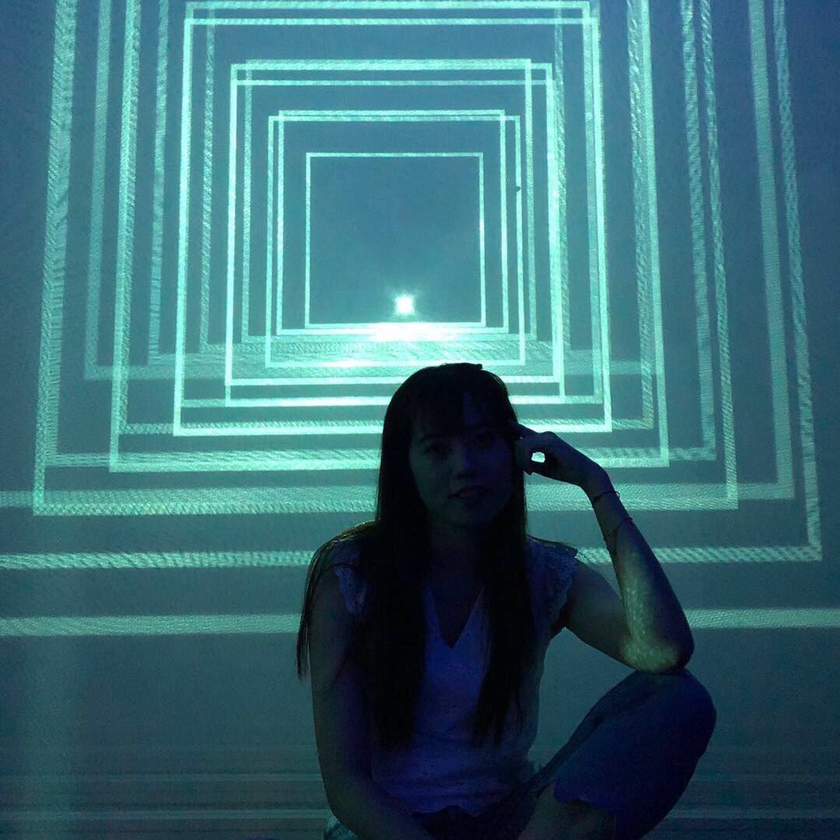
#> input picture ImageEqualization/data/webgirl.png, 840 x 840 px, shrunk from 1080 x 1080 before the run
$ python yhf_gamma_correction.py
#> lines starting #> are read from the running program, lines starting #| are printed output that depends on the picture
import numpy as np
import cv2

def adjust_gamma(image, gamma=1.0):
    # build a lookup table mapping the pixel values [0, 255] to
    # their adjusted gamma values
    invGamma = 1.0 / gamma
    table = np.array([((i / 255.0) ** invGamma) * 255
                      for i in np.arange(0, 256)]).astype("uint8")

    # apply gamma correction using the lookup table
    return cv2.LUT(image, table)

# load the original image
original = cv2.imread('./data/webgirl.png')
#> original is the input picture: shape (840, 840, 3); mean B, G, R 118.2, 108.7, 58.7
image_stack = []
for gamma in np.arange(0.5, 4, 0.5):
    adjusted = adjust_gamma(original, gamma=gamma)
    cv2.imwrite('./data_gamma/webgirl_{}.jpg'.format(gamma), adjusted)
    cv2.putText(adjusted, "g={}".format(gamma), (10, 30),
                cv2.FONT_HERSHEY_SIMPLEX, 0.8, (0, 0, 255), 3)
    if len(image_stack)>0:
        image_stack = np.hstack([image_stack, adjusted])
    else:
        image_stack = adjusted
#> this loop made 7 passes
#> pass 1, `adjusted = adjust_gamma(original, gamma=gamma)`:
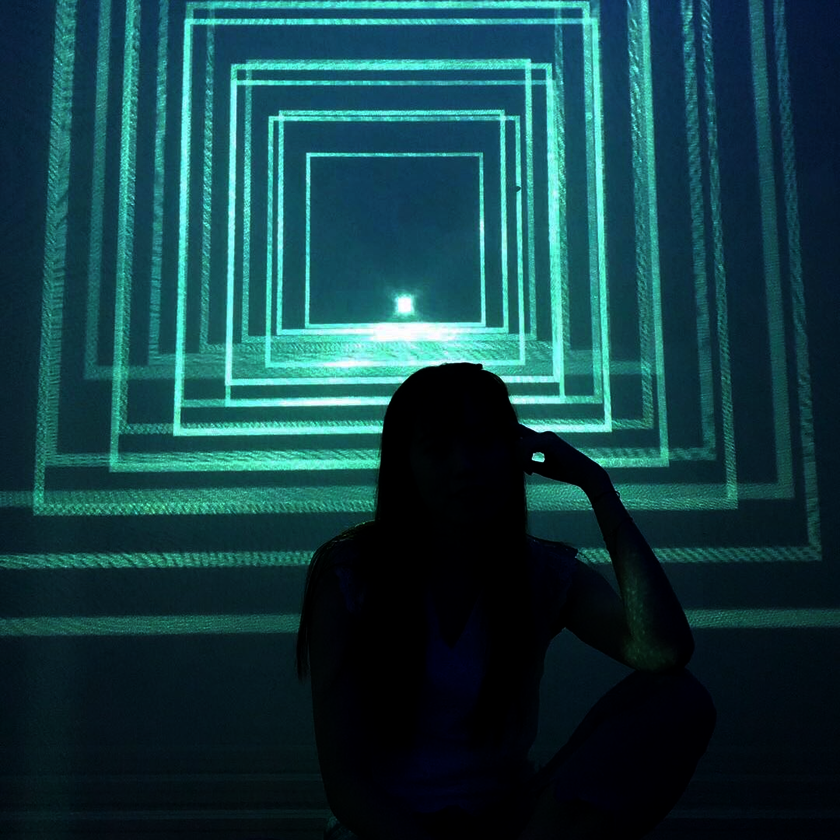
#> adjusted: shape (840, 840, 3); mean B, G, R 67.9, 62.5, 19.8
#> pass 2, `image_stack = np.hstack([image_stack, adjusted])`:
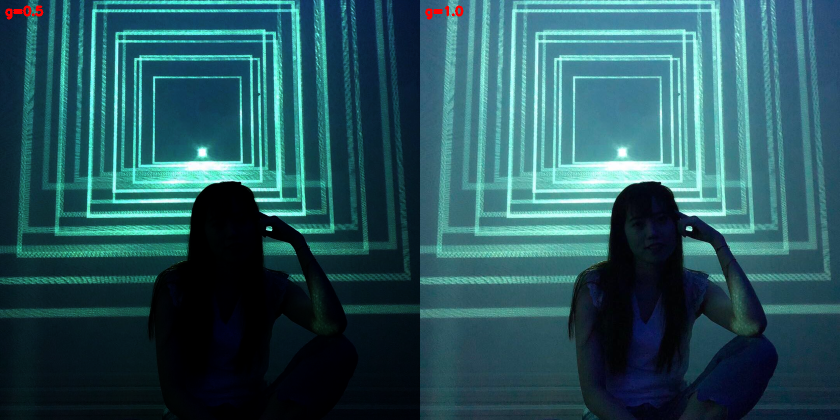
#> image_stack: shape (840, 1680, 3) (shown at 1/2 size); mean B, G, R 92.9, 85.5, 39.5
#> pass 3, `adjusted = adjust_gamma(original, gamma=gamma)`:
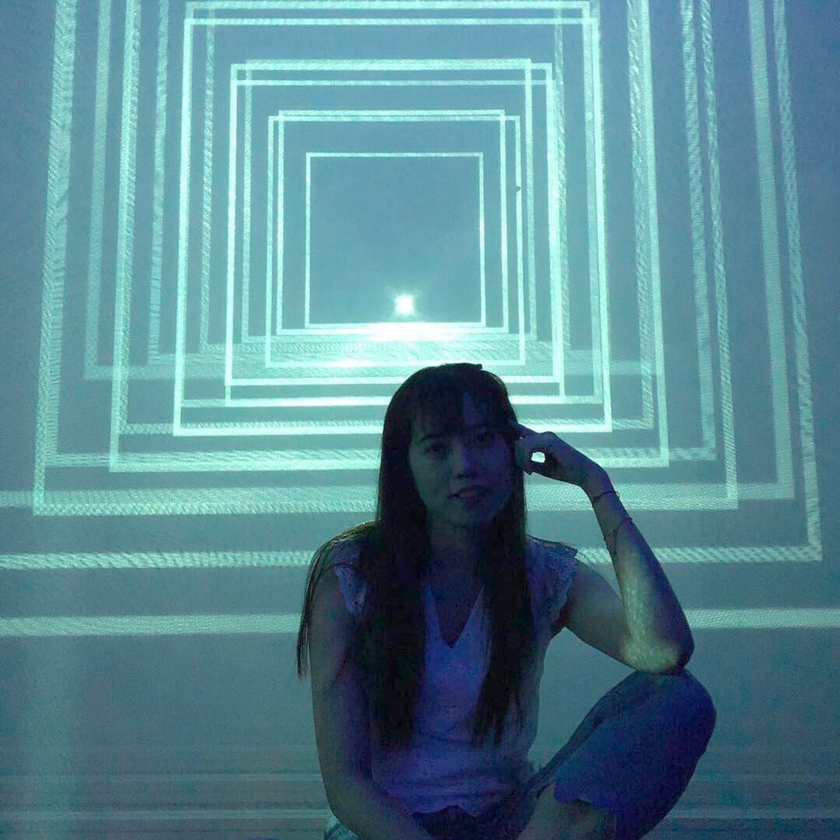
#> adjusted: shape (840, 840, 3); mean B, G, R 147.1, 136.5, 89.4
#> after the loop:
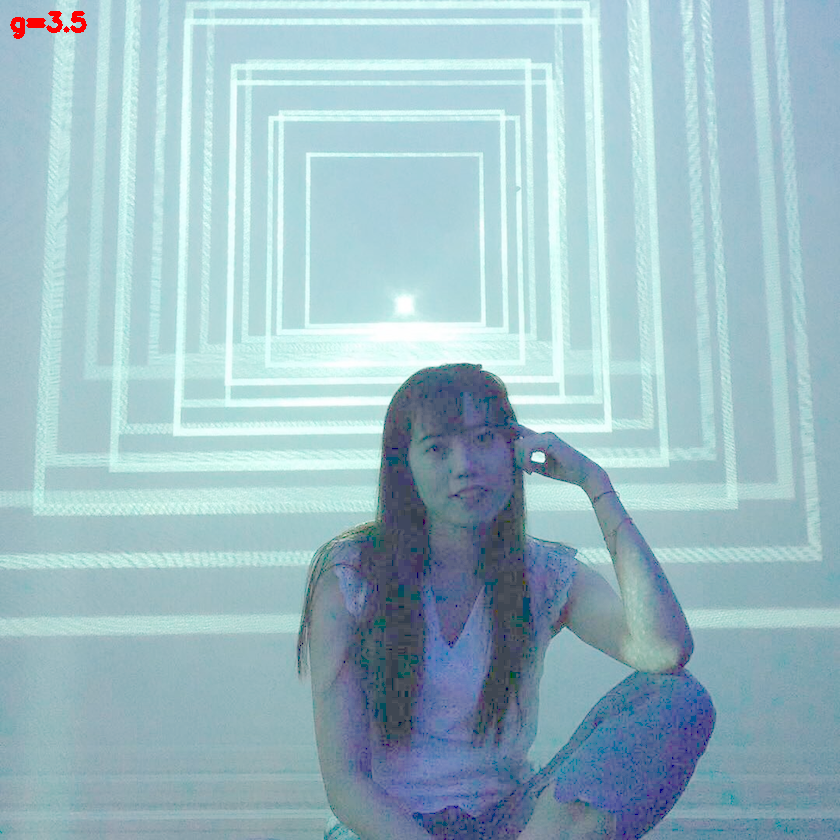
#> adjusted: shape (840, 840, 3); mean B, G, R 196.7, 187.7, 156
#> after the loop:
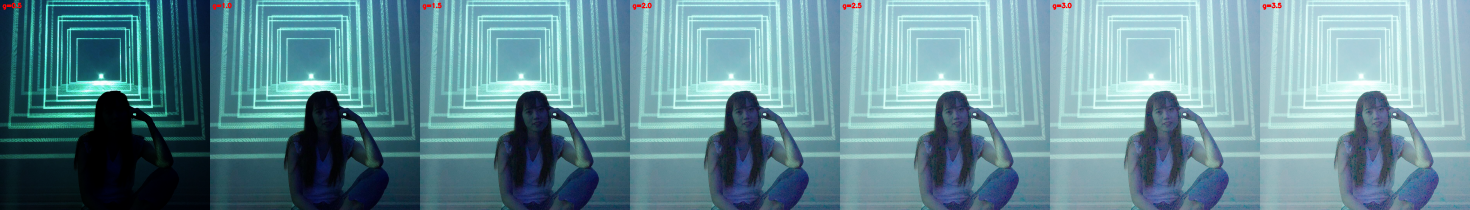
#> image_stack: shape (840, 5880, 3) (shown at 1/4 size); mean B, G, R 151.9, 142.7, 101.9
cv2.imwrite('./result/compare_gamma.jpg', image_stack)
